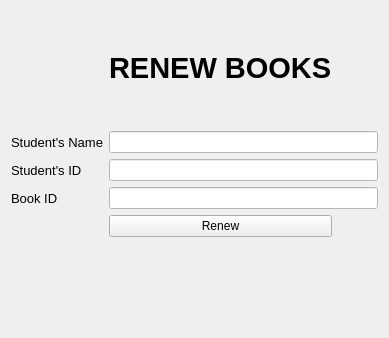
     <widget class="QWidget" name="page_renew_book">
      <layout class="QGridLayout" name="gridLayout_6">
       <item row="6" column="1">
        <widget class="QPushButton" name="pushButton_13">
         <property name="text">
          <string>Renew</string>
         </property>
        </widget>
       </item>
       <item row="4" column="1" colspan="2">
        <widget class="QLineEdit" name="lineEdit_9">
         <property name="styleSheet">
          <string notr="true">background-color: rgb(255, 255, 255)</string>
         </property>
        </widget>
       </item>
       <item row="0" column="1">
        <spacer name="verticalSpacer_11">
         <property name="orientation">
          <enum>Qt::Vertical</enum>
         </property>
         <property name="sizeHint" stdset="0">
          <size>
           <width>20</width>
           <height>40</height>
          </size>
         </property>
        </spacer>
       </item>
       <item row="5" column="1" colspan="2">
        <widget class="QLineEdit" name="lineEdit_10">
         <property name="styleSheet">
          <string notr="true">background-color: rgb(255, 255, 255)</string>
         </property>
        </widget>
       </item>
       <item row="1" column="1">
        <widget class="QLabel" name="label_23">
         <property name="font">
          <font>
           <family>Segoe UI</family>
           <pointsize>22</pointsize>
           <weight>75</weight>
           <bold>true</bold>
           <underline>false</underline>
          </font>
         </property>
         <property name="text">
          <string>RENEW BOOKS</string>
         </property>
        </widget>
       </item>
       <item row="6" column="2">
        <spacer name="horizontalSpacer_3">
         <property name="orientation">
          <enum>Qt::Horizontal</enum>
         </property>
         <property name="sizeHint" stdset="0">
          <size>
           <width>40</width>
           <height>20</height>
          </size>
         </property>
        </spacer>
       </item>
       <item row="3" column="1" colspan="2">
        <widget class="QLineEdit" name="lineEdit_11">
         <property name="sizePolicy">
          <sizepolicy hsizetype="Expanding" vsizetype="Fixed">
           <horstretch>0</horstretch>
           <verstretch>0</verstretch>
          </sizepolicy>
         </property>
         <property name="styleSheet">
          <string notr="true">background-color: rgb(255, 255, 255)</string>
         </property>
        </widget>
       </item>
       <item row="5" column="0">
        <widget class="QLabel" name="label_26">
         <property name="font">
          <font>
           <pointsize>10</pointsize>
          </font>
         </property>
         <property name="text">
          <string>Book ID</string>
         </property>
        </widget>
       </item>
       <item row="3" column="0">
        <widget class="QLabel" name="label_24">
         <property name="font">
          <font>
           <pointsize>10</pointsize>
          </font>
         </property>
         <property name="text">
          <string>Student's Name</string>
         </property>
        </widget>
       </item>
       <item row="4" column="0">
        <widget class="QLabel" name="label_25">
         <property name="font">
          <font>
           <pointsize>10</pointsize>
          </font>
         </property>
         <property name="text">
          <string>Student's ID</string>
         </property>
        </widget>
       </item>
       <item row="7" column="1">
        <spacer name="verticalSpacer_12">
         <property name="orientation">
          <enum>Qt::Vertical</enum>
         </property>
         <property name="sizeHint" stdset="0">
          <size>
           <width>20</width>
           <height>90</height>
          </size>
         </property>
        </spacer>
       </item>
       <item row="2" column="1">
        <spacer name="verticalSpacer_13">
         <property name="orientation">
          <enum>Qt::Vertical</enum>
         </property>
         <property name="sizeHint" stdset="0">
          <size>
           <width>20</width>
           <height>40</height>
          </size>
         </property>
        </spacer>
       </item>
      </layout>
     </widget>
